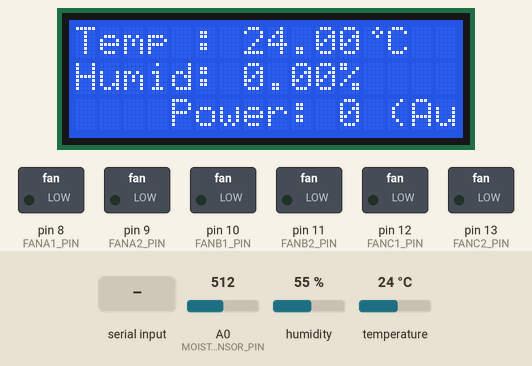
Simulated run of this sketch. Board: Arduino Mega 2560, built for the host (arithmetic inside an expression is 32-bit, double 64-bit). On the bench: 16×3 character LCD, switched loads named in the sketch (green lamp = pin HIGH). Inputs (shaded band) come from the test bench; at power-on: temperature 24 °C, A0 (MOISTURE_SENSOR_PIN) = 512, humidity 55 %. What the sketch prints to the serial monitor is not drawn.

Above: at 1.3 s.
1.4 s: "1" received over the second serial link
At 3.5 s:
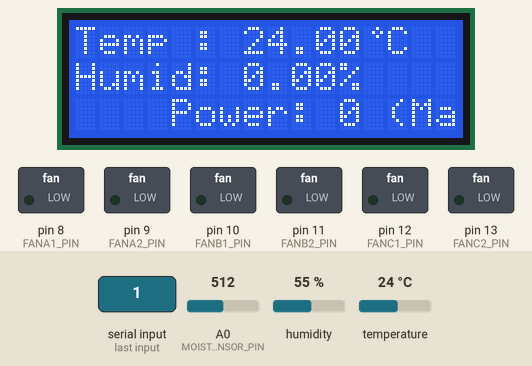
3.8 s: temperature set to 12 °C
At 5.5 s:
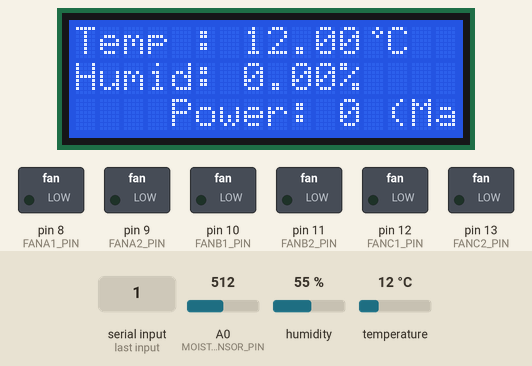
9.2 s: temperature set to 19 °C
At 10.6 s:
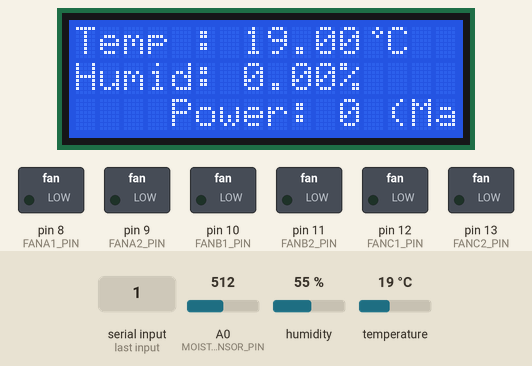
11.4 s: temperature set to 28 °C
At 13.6 s:
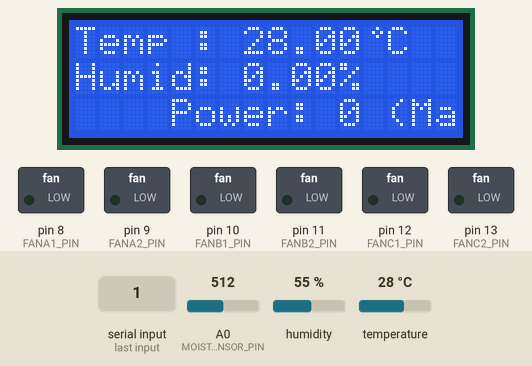
Timing chart, 0 to 14.6 s (numbered marks = the images above; inputs shaded):
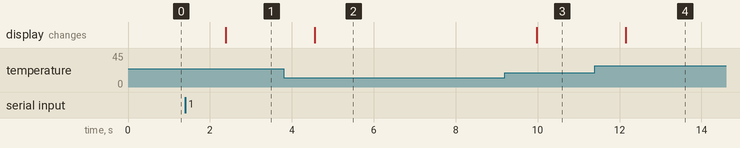

The sketch:

termproject.ino
```cpp
#include <AM2302-Sensor.h>
#include <LiquidCrystal_I2C.h>
#include <Wire.h>

#define bluetooth Serial1

// 정상 작동 확인
#define OK 0
#define ERROR -1

// 핀 번호
#define MOISTURE_SENSOR_PIN A0
#define TEMPHUMID_SENSOR_PIN 7
#define FANA1_PIN 8
#define FANA2_PIN 9
#define FANB1_PIN 10
#define FANB2_PIN 11
#define FANC1_PIN 12
#define FANC2_PIN 13

// 토양 수분량 구분
#define DRY 0
#define HUMID 1
#define WET 2

byte degree[8] = {0b00010, 0b00101, 0b00010, 0b00000,  // ° 기호
                  0b00000, 0b00000, 0b00000, 0b00000};
int isAuto = 1;  // 팬 자동 제어 여부

AM2302::AM2302_Sensor am2302{TEMPHUMID_SENSOR_PIN};
LiquidCrystal_I2C lcd(0x27, 16, 3);

int beginTempHumidSensor() {
  am2302.begin();
  return OK;
}

void setupFans() {
  pinMode(FANA1_PIN, OUTPUT);
  pinMode(FANA2_PIN, OUTPUT);
  pinMode(FANB1_PIN, OUTPUT);
  pinMode(FANB2_PIN, OUTPUT);
  pinMode(FANC1_PIN, OUTPUT);
  pinMode(FANC2_PIN, OUTPUT);
  digitalWrite(FANA1_PIN, LOW);
  digitalWrite(FANA2_PIN, LOW);
  digitalWrite(FANB1_PIN, LOW);
  digitalWrite(FANB2_PIN, LOW);
  digitalWrite(FANC1_PIN, LOW);
  digitalWrite(FANC2_PIN, LOW);
}

void setup() {
  Wire.begin();
  Serial.begin(115200);
  bluetooth.begin(9600);
  while (!Serial) {
    yield();
  }
  pinMode(LED_BUILTIN, OUTPUT);
  digitalWrite(LED_BUILTIN, LOW);

  setupFans();
  beginTempHumidSensor();

  lcd.init();
  lcd.init();
  lcd.backlight();
  lcd.createChar(0, degree);
}

float Temperature = NULL;
float Humidity = NULL;
int Moisture = NULL;

int getTempHumid() {
  auto status = am2302.read();
  if (status == OK) {
    Temperature = am2302.get_Temperature();
    Humidity = am2302.get_Hunidity();
  } else {
    Serial.print("Error: ");
    Serial.println(status);
    return ERROR;
  }

  return OK;
}

int getMoisture() {
  Moisture = analogRead(MOISTURE_SENSOR_PIN);
  if (0 <= Moisture && Moisture < 300) {
    Moisture = DRY;
    return OK;
  } else if (300 <= Moisture && Moisture < 700) {
    Moisture = HUMID;
    return OK;
  } else if (700 <= Moisture && Moisture <= 950) {
    Moisture = WET;
    return OK;
  }
  return ERROR;
}

void sendBluetoothData() {
  String data = "Temp: ";
  data.concat(Temperature);
  data.concat("°C Humid: ");
  data.concat(Humidity);
  data.concat("% Moist: ");
  switch (Moisture) {
    case DRY:
      data.concat("Dry");
      break;
    case HUMID:
      data.concat("Humid");
      break;
    case WET:
      data.concat("Wet");
      break;
  }
  data.concat(" (");
  data.concat(analogRead(A0));
  data.concat(")");

  bluetooth.print(data);
}

int c;
void recieveBluetoothData() {
  c = bluetooth.read();
  isAuto = 0;
  if (c == 9) {
    isAuto = 1;
  } else if (c == 0) {
    fanOff(1);
    fanOff(2);
    fanOff(3);
  } else if (c == 1) {
    fanOn(1);
    fanOff(2);
    fanOff(3);
  } else if (c == 2) {
    fanOn(1);
    fanOn(2);
    fanOff(3);
  } else if (c == 3) {
    fanOn(1);
    fanOn(2);
    fanOn(3);
  }
}

void printLCD() {
  lcd.clear();
  lcd.setCursor(0, 0);
  lcd.print("Temp : ");
  lcd.print(Temperature);
  lcd.write(0);
  lcd.print("C");
  lcd.setCursor(0, 1);
  lcd.print("Humid: ");
  lcd.print(Humidity);
  lcd.print("%");
  lcd.setCursor(0, 2);
  lcd.print("Moist: ");
  switch (Moisture) {
    case DRY:
      lcd.print("Dry");
      break;
    case HUMID:
      lcd.print("Humid");
      break;
    case WET:
      lcd.print("Wet");
      break;
  }
  lcd.print(" (");
  lcd.print(analogRead(A0));
  lcd.print(")");
  lcd.setCursor(0, 3);
  lcd.print("Power: ");
  if (digitalRead(FANC1_PIN)) {
    lcd.print("3");
  } else if (digitalRead(FANB1_PIN)) {
    lcd.print("2");
  } else if (digitalRead(FANA1_PIN)) {
    lcd.print("1");
  } else {
    lcd.print("0");
  }
  lcd.print(" (");
  lcd.print(isAuto ? "Auto" : "Manual");
  lcd.print(")");
}

void fanOn(int fan) {
  switch (fan) {
    case 1:
      digitalWrite(FANA1_PIN, HIGH);
      digitalWrite(FANA2_PIN, LOW);
      break;
    case 2:
      digitalWrite(FANB1_PIN, HIGH);
      digitalWrite(FANB2_PIN, LOW);
      break;
    case 3:
      digitalWrite(FANC1_PIN, HIGH);
      digitalWrite(FANC2_PIN, LOW);
      break;
  }
}

void fanOff(int fan) {
  switch (fan) {
    case 1:
      digitalWrite(FANA1_PIN, LOW);
      digitalWrite(FANA2_PIN, LOW);
      break;
    case 2:
      digitalWrite(FANB1_PIN, LOW);
      digitalWrite(FANB2_PIN, LOW);
      break;
    case 3:
      digitalWrite(FANC1_PIN, LOW);
      digitalWrite(FANC2_PIN, LOW);
      break;
  }
}

void controlFans() {
  if (!isAuto) {
    return;
  }
  if (Temperature >= 36 || Humidity >= 83) {
    fanOn(1);
    fanOn(2);
    fanOn(3);
  } else if (Temperature >= 33 || Humidity >= 78) {
    fanOn(1);
    fanOn(2);
    fanOff(3);
  } else if (Temperature >= 30 || Humidity >= 75) {
    fanOn(1);
    fanOff(2);
    fanOff(3);
  } else {
    fanOff(1);
    fanOff(2);
    fanOff(3);
  }
}

void debug() {
  digitalWrite(LED_BUILTIN, HIGH);
  Serial.println();
  Serial.println("Debugging...");

  Serial.print("Temperature: ");
  Serial.println(Temperature);

  Serial.print("Humidity:    ");
  Serial.println(Humidity);

  Serial.print("Moisture:    ");
  Serial.println(String(Moisture) + " (" + String(analogRead(A0)) + ")");

  Serial.print("Fan A:       ");
  Serial.println(digitalRead(FANA1_PIN));

  Serial.print("Fan B:       ");
  Serial.println(digitalRead(FANB1_PIN));

  Serial.print("Fan C:       ");
  Serial.println(digitalRead(FANC1_PIN));

  Serial.print("Auto Mode:   ");
  Serial.println(isAuto);
  digitalWrite(LED_BUILTIN, LOW);
}

void loop() {
  if (getTempHumid() != OK) {
    Serial.println("Error: Could not get temperature and humidity");
  }
  if (getMoisture() != OK) {
    Serial.println("Error: Could not get moisture");
  }
  sendBluetoothData();
  if (bluetooth.available()) {
    recieveBluetoothData();
  }
  printLCD();
  controlFans();
  debug();
  delay(1000);
}
```

Measured:
- after the input at 1.4 s, the display: changes after 0.99 s (image 1)
- after the input at 3.8 s, the display: changes after 0.76 s (image 2)
- after the input at 9.2 s, the display: changes after 0.78 s (image 3)
- after the input at 11.4 s, the display: changes after 0.75 s (image 4)
